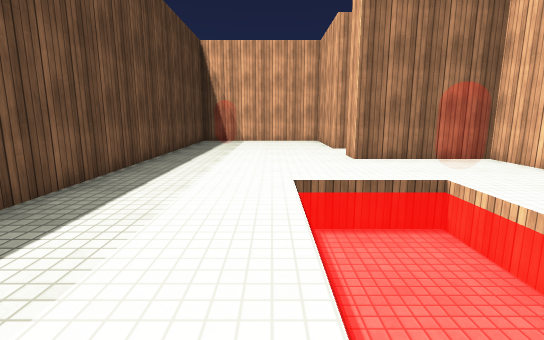
View 1 (above)

22 first-person views from a walk through a scene from a Unity 3-D project. The camera is 1.2 m above the floor, tilts 10° down and sees 85° across. The floor is counted in squares, 1 m on a side. Each view is taken from the middle of a square. On the plan, view 1 faces up. The plan holds only what a view shows up to about 13 squares ahead; the rest is blank. The place goes on beyond the plan. The player character is not drawn. Surface patterns are stand-ins for the level's own textures.

View 2
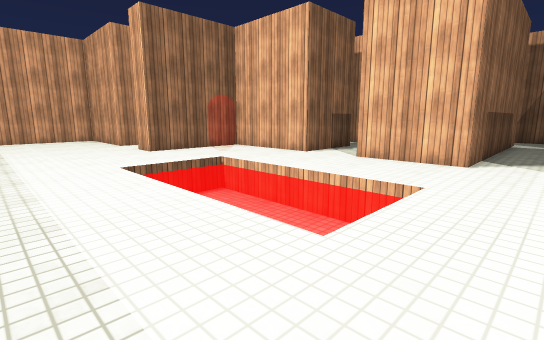

View 3
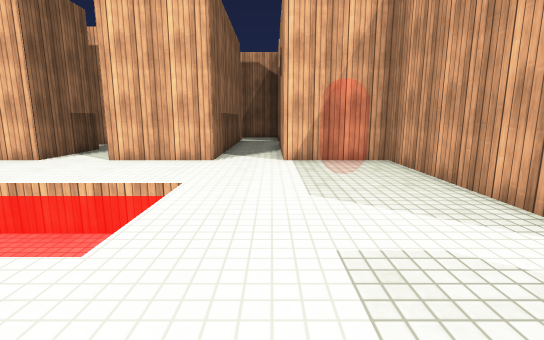

View 4
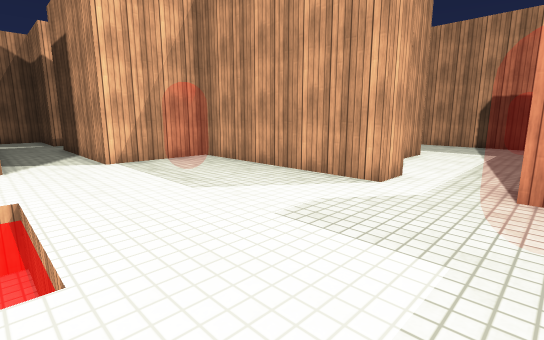

View 5
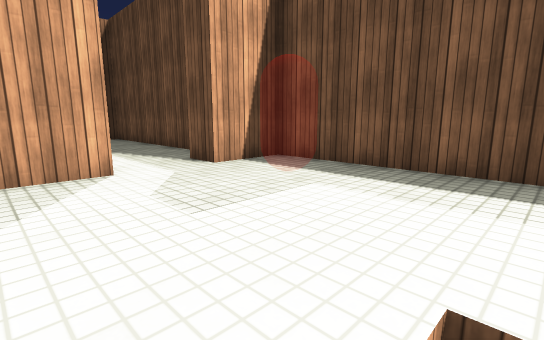

View 6
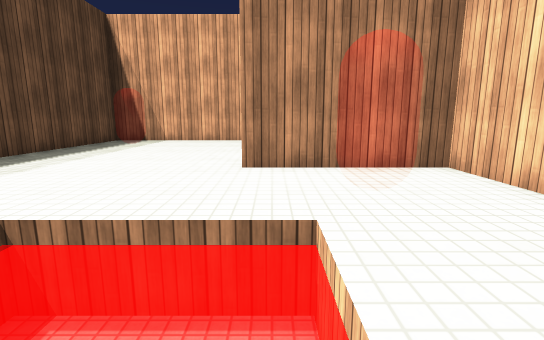

View 7
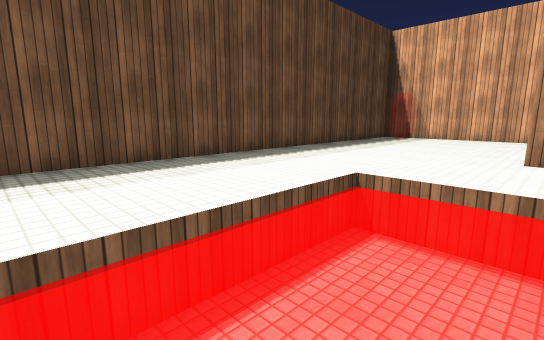

View 8
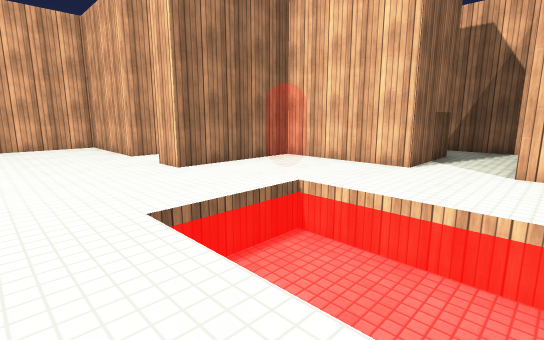

View 9
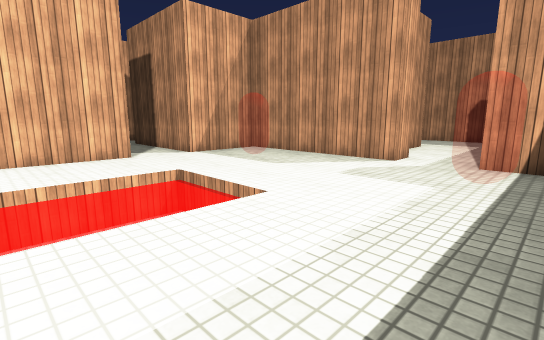

View 10
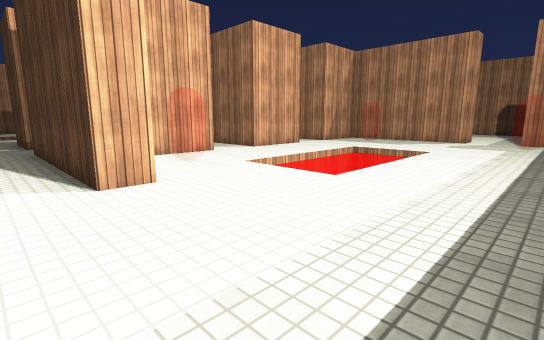

View 11
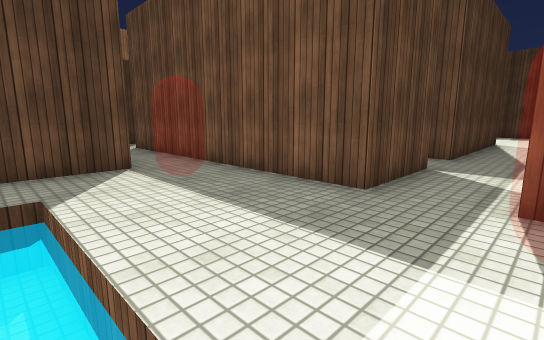

View 12
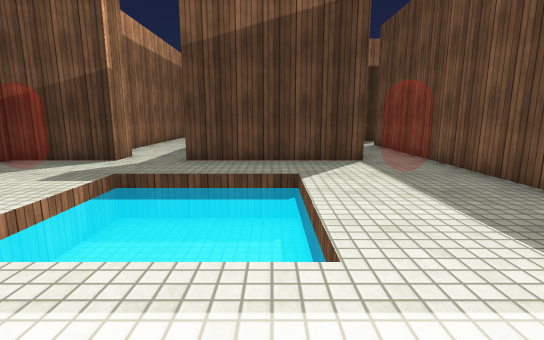

View 13
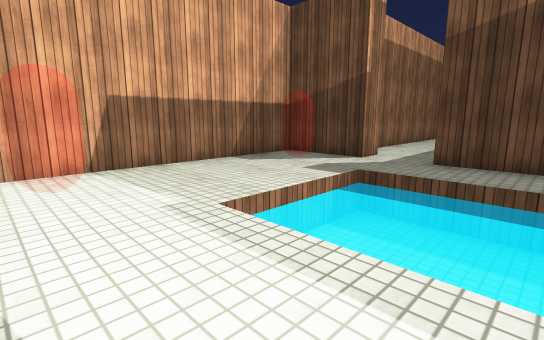

View 14
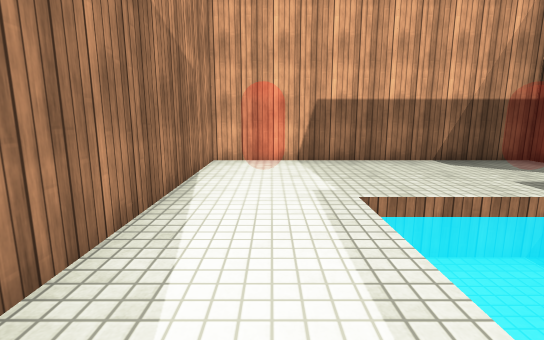

View 15
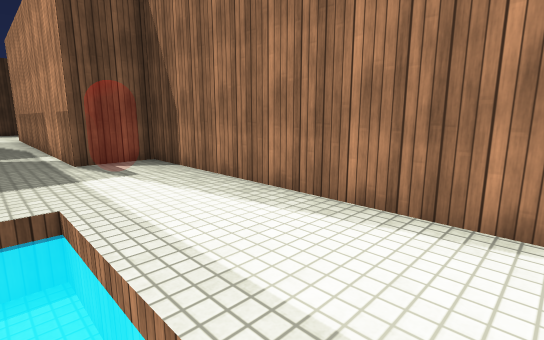

View 16
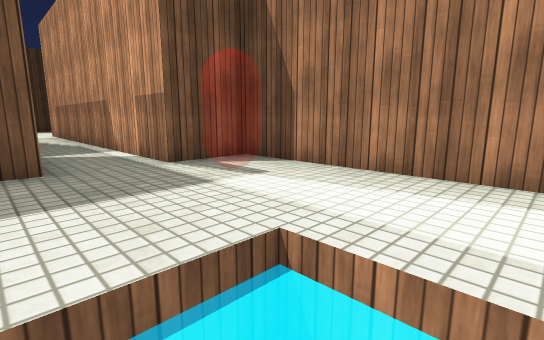

View 17
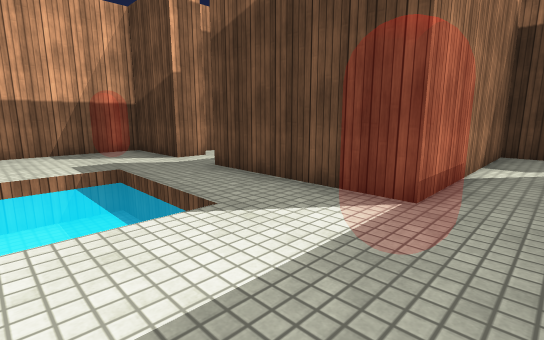

View 18
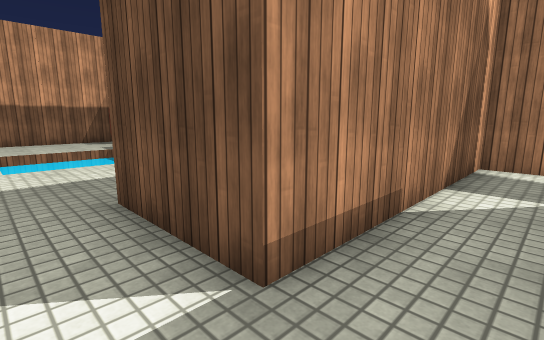

View 19
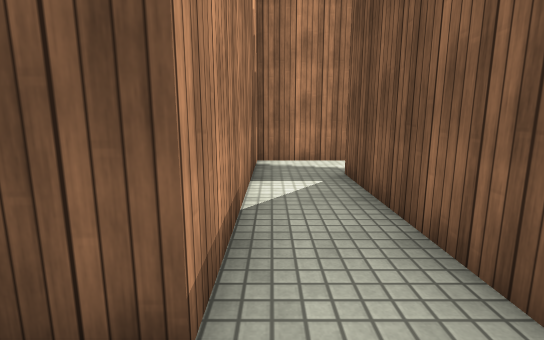

View 20
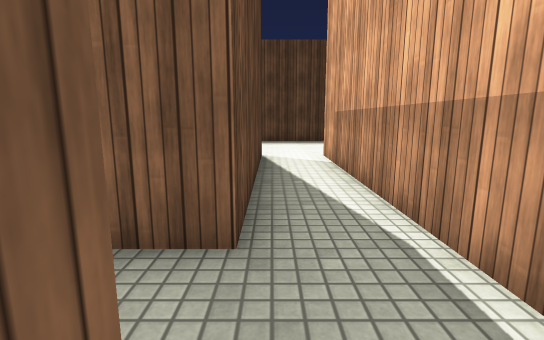

View 21
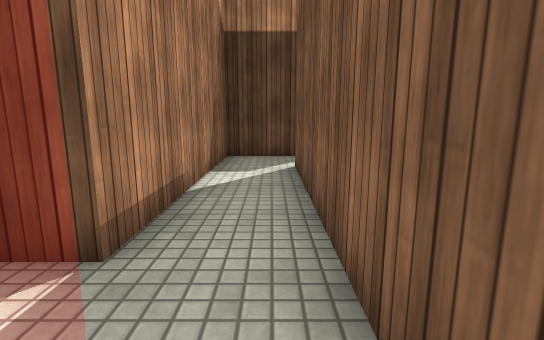

View 22
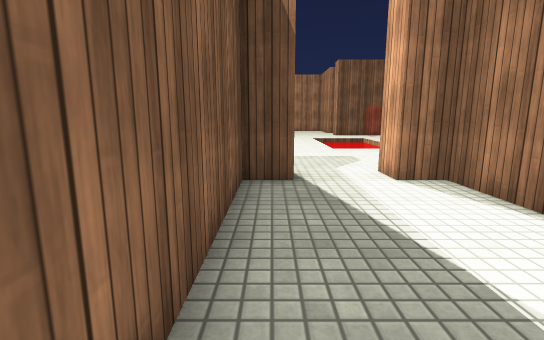

### Floor plan
Key: @ floor where view 1 was taken; # wall or solid block; . main floor; - floor 0.25 m lower than the main floor; = window, fence, low wall or low ledge.
Columns run from 4 left of view 1 to 27 right of it. Each row starts with its distance up from view 1.
 16 ########
 15 #......#
 14 #.=....#          ##############
 13 #......#          #............#
 12 #......############.=........=.#
 11 #..............................#
 10 #......................   -....#
  9 #......#######..###.... - -....#
  8 #..........###..###....   -....#
  7 #.......==.###..###.=..----....#
  6 #..........###..###.=........=.#
  5 #....  -...###..###............#
  4 #....  -........###..#####..####
  3 #....  -........###..#    ...#
  2 #....  -...###### #..#    ...#
  1 #....  -...# ###  #..#     ..#
  0 #...@---...########..#     ..#
 -1 #....................#
 -2 #....................#
 -3 #.=.....==.#####  ####
 -4 #.=.....=..#
 -5 #..........#
 -6 ###..#######
 -7  #....#
 -8  #....#
 -9  #....#
-10  #....#
-11  #....
-12  #.=...
-13  #. ...
-14  #.....
-15   #####

Where each view was taken, in squares from view 1:
view 1: 0 up, 0 right, facing up
view 2: 2 down, 2 left, facing up-right
view 3: 2 down, 2 left, facing right
view 4: 0 up, 2 left, facing down-right
view 5: 0 up, 2 right, facing down-left
view 6: 3 up, 3 right, facing up
view 7: 1 up, 3 right, facing up-left
view 8: 2 up, 1 left, facing up-right
view 9: 3 up, 3 left, facing down-right
view 10: 11 up, 3 left, facing down-right
view 11: 12 up, 19 right, facing down-left
view 12: 13 up, 19 right, facing down
view 13: 13 up, 19 right, facing down-right
view 14: 12 up, 18 right, facing right
view 15: 10 up, 23 right, facing up-left
view 16: 9 up, 20 right, facing up-left
view 17: 9 up, 15 right, facing down-right
view 18: 11 up, 10 right, facing down-right
view 19: 11 up, 11 right, facing down
view 20: 10 up, 12 right, facing left
view 21: 7 up, 15 right, facing down
view 22: 12 down, 2 left, facing up
